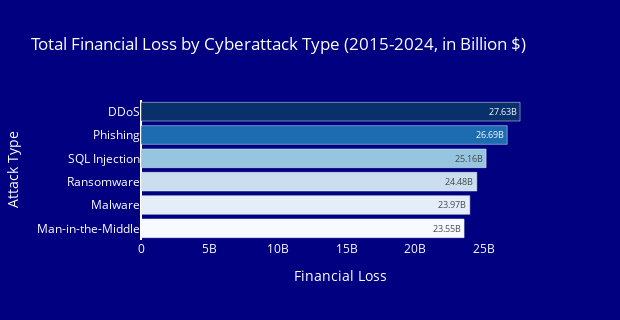

Notebook cell for this chart:
### Code cell
# BAR GRAPH OF TOTAL FINANCIAL LOSS BY ATTACK TYPE
fig_finloss_attacktype = px.bar(df_attack_type_finloss_total, y='Attack Type', x='Financial Loss', 
                                    title= "<span style='color:white;'>Total Financial Loss by Cyberattack Type (2015-2024, in Billion $)</span>",
                                    color='Financial Loss', color_continuous_scale='Blues', 
                                    text=df_attack_type_finloss_total['Financial Loss (in Billion $)'].apply(lambda x: f"{x}B"),
                                    width=620, height=320)
fig_finloss_attacktype.update_layout(plot_bgcolor='Navy', paper_bgcolor='Navy',
                                       yaxis=dict(showgrid=False),
                                       xaxis=dict(showgrid=False), font=dict(color='white'),
                                    coloraxis_showscale=False)

fig_finloss_attacktype

### Figure 1 — Plotly figure (JSON) as saved in the notebook; plotly's stock layout.template omitted (floating-point values rounded to 4 significant figures)
{"data": [{"hovertemplate": "Financial Loss=%{marker.color}<br>Attack Type=%{y}<br>text=%{text}<extra></extra>", "legendgroup": "", "marker": {"color": [23550000000.0, 23970000000.0, 24480000000.0, 25160000000.0, 26690000000.0, 27630000000.0], "coloraxis": "coloraxis", "pattern": {"shape": ""}}, "name": "", "orientation": "h", "showlegend": false, "text": ["23.55B", "23.97B", "24.48B", "25.16B", "26.69B", "27.63B"], "textposition": "auto", "type": "bar", "x": [23550000000.0, 23970000000.0, 24480000000.0, 25160000000.0, 26690000000.0, 27630000000.0], "xaxis": "x", "y": ["Man-in-the-Middle", "Malware", "Ransomware", "SQL Injection", "Phishing", "DDoS"], "yaxis": "y"}], "layout": {"barmode": "relative", "coloraxis": {"colorbar": {"title": {"text": "Financial Loss"}}, "colorscale": [[0, "rgb(247,251,255)"], [0.125, "rgb(222,235,247)"], [0.25, "rgb(198,219,239)"], [0.375, "rgb(158,202,225)"], [0.5, "rgb(107,174,214)"], [0.625, "rgb(66,146,198)"], [0.75, "rgb(33,113,181)"], [0.875, "rgb(8,81,156)"], [1, "rgb(8,48,107)"]], "showscale": false}, "font": {"color": "white"}, "height": 320, "legend": {"tracegroupgap": 0}, "paper_bgcolor": "Navy", "plot_bgcolor": "Navy", "title": {"text": "<span style='color:white;'>Total Financial Loss by Cyberattack Type (2015-2024, in Billion $)</span>"}, "width": 620, "xaxis": {"anchor": "y", "autorange": true, "domain": [0, 1], "range": [0, 29090000000.0], "showgrid": false, "title": {"text": "Financial Loss"}, "type": "linear"}, "yaxis": {"anchor": "x", "autorange": true, "domain": [0, 1], "range": [-0.5, 5.5], "showgrid": false, "title": {"text": "Attack Type"}, "type": "category"}}}
